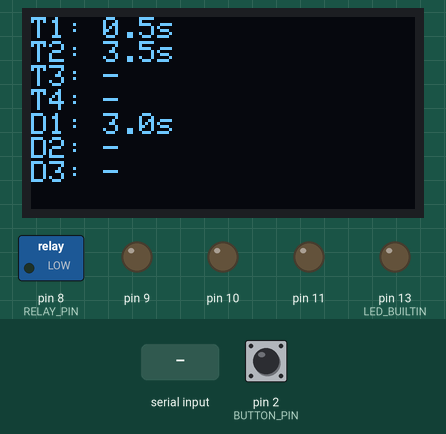
This sketch was run on a simulated Arduino Uno, built with avr-gcc and run on an emulated ATmega328P. Shown: 128×64 one-colour display, switched loads named in the sketch (green lamp = pin HIGH), output pins drawn as LEDs (lit = HIGH). The inputs (shaded band) are chosen by the test bench; at power-on: pin 2 (BUTTON_PIN) LOW. What the sketch prints to the serial monitor is not drawn.

Above: at 1.2 s.
1.3 s: "d\n" received over Serial
At 2.5 s:
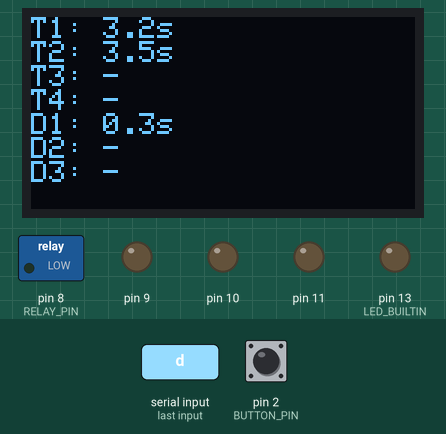
2.8 s: pin 2 (BUTTON_PIN) pulled HIGH for 0.15 s
At 3.1 s:
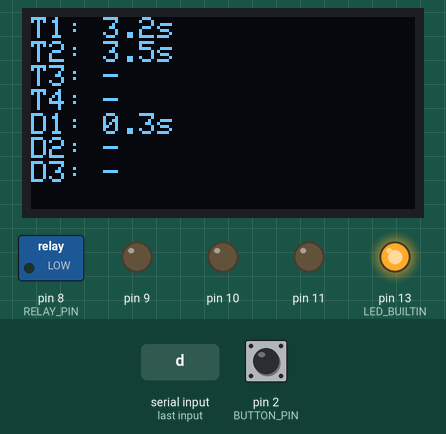
5.9 s: pin 2 (BUTTON_PIN) pulled HIGH for 3.2 s
At 11.8 s:
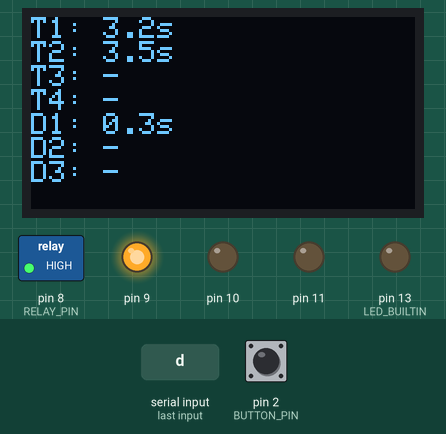
12.1 s: pin 2 (BUTTON_PIN) pulled HIGH for 1 s
At 16.18 s:
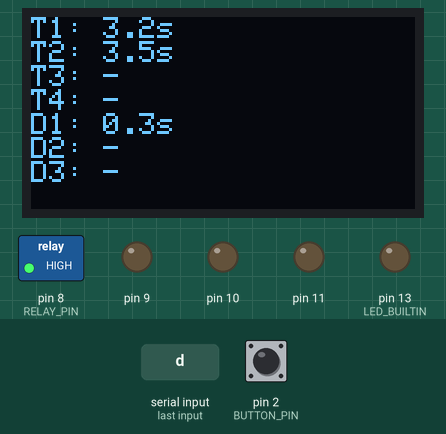
Timing chart, 0 to 18.8 s (numbered marks = the images above; inputs shaded):
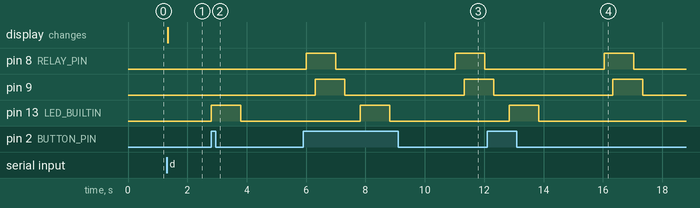

Measured:
- after the input at 1.3 s, the display: changes after 0.05 s (image 1)
- after the input at 2.8 s, pin 13 (LED_BUILTIN): LOW → HIGH at once, → LOW 1.0 s later
- after the input at 5.9 s, pin 13 (LED_BUILTIN): LOW → HIGH after 1.9 s, → LOW 1.0 s later
- after the input at 12.1 s, pin 8 (RELAY_PIN): LOW → HIGH after 3.9 s, → LOW 1.0 s later; pin 13 (LED_BUILTIN): LOW → HIGH after 0.74 s, → LOW 1.0 s later
- by itself, pin 8 (RELAY_PIN): alternates HIGH for 1.0 s and LOW for 4.0 s

The sketch:

msg-relay.ino
```cpp
#include <SPI.h>
#include <Wire.h>
#include <Adafruit_GFX.h>
#include <Adafruit_SSD1306.h>

#define SCREEN_WIDTH 128
#define SCREEN_HEIGHT 64

#define OLED_RESET 4
Adafruit_SSD1306 display(SCREEN_WIDTH, SCREEN_HEIGHT, &Wire, OLED_RESET);

#define BUTTON_PIN 2
#define RELAY_PIN 8
#define RELAYS 4

unsigned short triggerState;
bool ledOn;
bool triggered = false;
unsigned short triggerReset = 0;

unsigned short relayTimes[] = { 5, 35, 0, 0 };
bool relayActive[] = { false, false, false, false };
unsigned long relayLast[] = { 0, 0, 0, 0 };
unsigned long triggedTime, now;

void print_status() {
  int d, r, diff;

  triggerReset = 0;

  display.clearDisplay();
  display.setCursor(0, 0);

  for (int i = 0; i < RELAYS; i++) {
    r = relayTimes[i] % 10;
    d = relayTimes[i] / 10;
    display.print("T");
    display.print(i + 1);
    display.print(": ");
    if (relayTimes[i]) {
      display.print(d);
      display.print(".");
      display.print(r);
      display.println("s");
    } else {
      display.println("-");
    }

    if (triggerReset < relayTimes[i]) {
      triggerReset = relayTimes[i];
    }
  }
  triggerReset += 15;
  Serial.println(triggerReset);

  for (int i = 1; i < RELAYS; i++) {
    display.print("D");
    display.print(i);
    display.print(": ");
    if (relayTimes[i - 1] && relayTimes[i]) {
      diff = relayTimes[i] - relayTimes[i - 1];
      r = diff % 10;
      d = diff / 10;
      display.print(d);
      display.print(".");
      display.print(r);
      display.println("s");
    } else {
      display.println("-");
    }
  }

  display.display();
}

void handleSerial() {
  const int BUFF_SIZE = 16;
  static char buffer[BUFF_SIZE + 1];
  static int length = 0;

  if (Serial.available()) {
    char c = Serial.read();
    if ((c == '\r') || (c == '\n')) {
      if (length > 0) {
        handleReceivedMessage(buffer);
      }
      length = 0;
    } else {
      if (length < BUFF_SIZE) {
        buffer[length++] = c;
        buffer[length] = 0;
      }
    }
  }
}

void handleReceivedMessage(char *cmd) {
  int pos = 0, value;
  int i, c;

  c = cmd[pos++];
  if (c == 't' || c == 'd') {
    i = atoi(cmd + (pos++));
    if (cmd[pos++] == ' ') {
      value = atoi(cmd + pos);
    }
    if (c == 't') {
      relayTimes[i - 1] = value;
    } else {
      relayTimes[i] = relayTimes[i - 1] + value;
    }
    print_status();
  }
}

void setup() {
  Serial.begin(9600);
  Serial.println("MSG-Relay test");

  pinMode(LED_BUILTIN, OUTPUT);
  pinMode(BUTTON_PIN, INPUT);

  for (int i = 0; i < RELAYS; i++) {
    pinMode(RELAY_PIN + i, OUTPUT);
  }

  display.begin(SSD1306_SWITCHCAPVCC, 0x3C);
  display.setRotation(0);
  display.setTextSize(0);
  display.setTextColor(WHITE);
  print_status();
}

void loop() {
  now = millis();

  if (!triggered) {
    if (digitalRead(BUTTON_PIN) == HIGH) {
      triggered = true;
      triggedTime = now;
      digitalWrite(LED_BUILTIN, HIGH);
      ledOn = true;
      for (int i = 0; i < RELAYS; i++) {
        relayActive[i] = false;
      }
    }
  } else {
    if (ledOn && now - triggedTime > 1000) {
      digitalWrite(LED_BUILTIN, LOW);
      ledOn = false;
    }
    for (int i = 0; i < RELAYS; i++) {

      if (relayTimes[i] && !relayActive[i] && (now - triggedTime > (relayTimes[i] * 100))) {
        digitalWrite(RELAY_PIN + i, HIGH);
        relayLast[i] = now;
        relayActive[i] = true;
      }

      if (relayActive[i] && relayLast[i] && (now - relayLast[i] > 1000)) {
        digitalWrite(RELAY_PIN + i, LOW);
        relayLast[i] = 0;
      }
    }

    if (now - triggedTime > triggerReset * 100) {
      triggered = false;
    }
  }
  handleSerial();
  delay(10);
}
```
